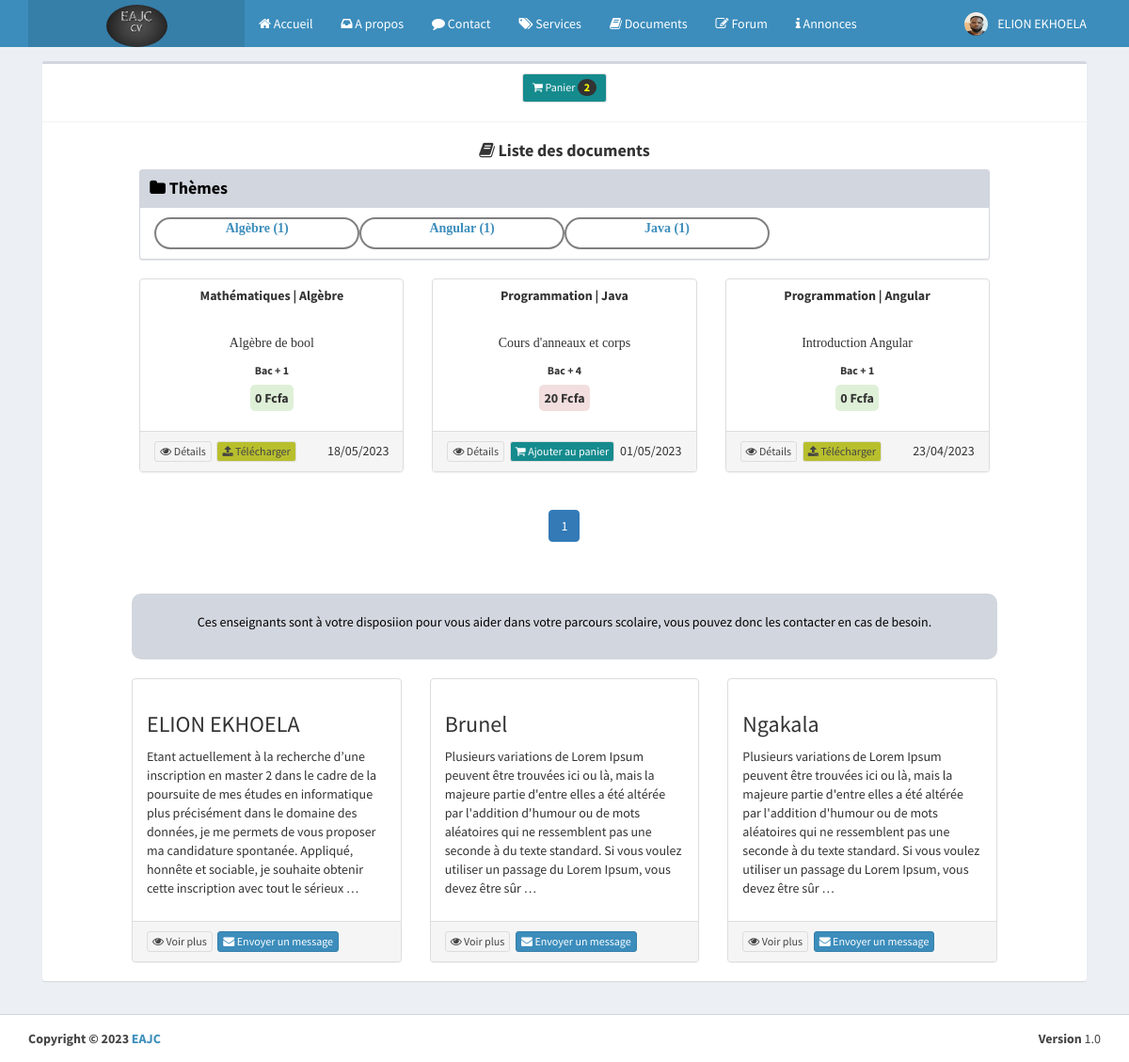
/cours/cours (signed in), run on the app's committed database.
### eab/models.py (models this page shows, shortened)
class Parametre(models.Model):
    appname=models.CharField(max_length=100)
    appeditor=models.CharField(max_length=200)
    phone=models.CharField(max_length=200, null=True)
    email=models.CharField(max_length=200, null=True)
    version=models.CharField(max_length=10, null=True)
    devise=models.CharField(max_length=10, null=True)
    COLORS=[
        ('primary','primary'),
        ('info','info'),
        ('success','success'),
        ('danger','danger'),
        ('secondary','secondary'),
        ('dark','dark'),
    ]
    theme=models.CharField(max_length=200, null=True, choices=COLORS)
    logo=models.ImageField(upload_to="media", null=True, blank=True)
    width_logo=models.CharField(max_length=3, null=True)
    height_logo=models.TextField(max_length=3, null=True)

class Profile(models.Model):
    user=models.OneToOneField(User, on_delete=models.CASCADE)
    phone=models.CharField(max_length=100)
    address=models.TextField()
    photo=models.ImageField(upload_to="media", null=True, blank=True)
    SEX=[
        ('Masculin','Masculin'),
        ('Feminin','Feminin')
    ]
    gender=models.CharField(max_length=100, null=True, choices=SEX)
    droitmes=models.BooleanField(default=False, null=True)
    status=models.BooleanField(default=False, null=True)
    apropos=models.TextField(null=True)
    profession=models.CharField(max_length=50, null=True)
    VARIABLE=[
        ('Visible','Visible'),
        ('Invisible','Invisible')
    ]
    vform=models.CharField(max_length=100, null=True, choices=VARIABLE, default="Visible")
    vep=models.CharField(max_length=100, null=True, choices=VARIABLE)
    vcomp=models.CharField(max_length=100, null=True, choices=VARIABLE)
    vaform=models.CharField(max_length=100, null=True, choices=VARIABLE)
    priority=models.BooleanField(null=True,default=False)

### forum/models.py (models this page shows)
class Composant(models.Model):
    discipline=models.ForeignKey(Discipline, on_delete=models.CASCADE, null=True)
    libelle=models.CharField(max_length=200)
    def __str__(self):
        return self.libelle

class Discipline(models.Model):
    libelle=models.CharField(max_length=200)
    def __str__(self):
        return self.libelle

### document/models.py (models this page shows)
class Cours(models.Model):
    user=models.ForeignKey(User, on_delete=models.CASCADE, null=False)
    discipline=models.ForeignKey(Discipline, on_delete=models.CASCADE, null=False)
    composant=models.ForeignKey(Composant, on_delete=models.CASCADE, null=False)
    file=models.FileField(upload_to="upload", null=False)
    title=models.CharField(max_length=100, null=True)
    LEVEL=[
        ('Baccalauréat','Baccalauréat'),
        ('Bac + 1','Bac + 1'),
        ('Bac + 2','Bac + 2'),
        ('Bac + 3','Bac + 3'),
        ('Bac + 4','Bac + 4'),
        ('Bac + 5','Bac + 5'),
        ('Bac + 6','Bac + 6'),
        ('Bac + 7','Bac + 7'),
    ]
    niveau=models.CharField(max_length=200, null=True, choices=LEVEL)
    comment=models.CharField(max_length=500, null=True)
    TP=[
        ('Gratuit','Gratuit'),
        ('Payant','Payant')
    ]
    type=models.CharField(max_length=100, null=True, choices=TP)
    price=models.IntegerField(default=0, null=True)
    date=models.DateField(auto_created=True)
    ST=[
        ('Traitement en cours','Traitement en cours'),
        ('Cours publié','Cours publié'),
        ('Cours non retenu','Cours non retenu')
    ]
    status=models.CharField(max_length=100, null=True, choices=ST, default="Traitement en cours")
    st=models.IntegerField(default=0,null=True)
    content=models.TextField(null=True)

### document/views.py (the view)
# urls.py: path("cours", cours, name="cours/cours"),
def cours(request):
    date=datetime.datetime.now()
    liste_cours=Cours.objects.values("composant_id").filter(status="Cours publié").annotate(effectif=Count("composant_id")).order_by("discipline_id")
    tabComposant=[]
    for item in liste_cours:
        dic={}
        composant=Composant.objects.get(id=item["composant_id"])
        dic["id"]=item["composant_id"]
        dic["libelle"]=composant.libelle
        dic["effectif"]=item["effectif"]
        tabComposant.append(dic)
    cours=Cours.objects.filter(status="Cours publié").order_by("-date")
    paginator = Paginator(cours, 12)
    num_page=request.GET.get('page')
    cours=paginator.get_page(num_page)
    try:
        panier=Panier.objects.get(user_id=request.user.id)
    except Exception as e:
        panier=None
    count=0
    if panier == None:
        pass
    else :
        cpanier=eval(panier.cquantite)
        for k in cpanier.items():
            count+=1
    context={
        "count":count,
        "composants":tabComposant,
        "cours":cours,
        "date":date,
        "userpriorities":userPriority(),
        "parametre":parametre(),
    }
    return render(request, "cours/cours.html", context)

### document/views.py (called while the page is built)
def parametre():
    try:
        parametre=Parametre.objects.all()[0]
    except Exception as e:
        parametre=None
    if parametre == None :
        return redirect("maintenance")
    else:
        return parametre

def userPriority():
    users=User.objects.all()
    tabUserPriority=[]
    count=0
    for user in users:
        try:
            if user.profile and user.profile.priority==1:
                if count <=2:
                    tabUserPriority.append(user)
                    count+=1
        except:
            pass
    return tabUserPriority

### document/templates/cours/cours.html (shortened to what this page needs)
{% extends 'global/base0.html' %}
{% block content %}
{% load static %}
<div class="content-wrapper">
    <div class="container">
        <section class="content">
            <div class="box box-default">
                <div class="box-header with-border">
                    <p class="mt-1 text-center" id="panier">
                        {% if count %}
                        <a href="{% url 'commande/panier' %}" class="btn btn-default btn-sm" style="background-color: rgb(21, 139, 142); color:white;"><i class="fa fa-shopping-cart"></i> Panier <b class="badge badge-danger" style="color: yellow;">{{ count }}</b></a>
                        {% else %}
                        <a class="btn btn-default btn-sm" style="background-color: rgb(21, 139, 142); color:white;"><i class="fa fa-shopping-cart"></i> Panier <b class="badge badge-danger">{{ count }}</b></a>
                        {% endif %}
                    </p>
                </div>
                <div class="box-body">
                    <div class="row">
                        <div class="col-md-10 col-md-offset-1">
                            <h4 align="center"><b><i class="fa fa-book"></i> Liste des documents</b></h4>
                              <div class="box box-solid box-default">
                                <div class="box-header">
                                    <h3 class="box-title">
                                        <a href="{% url 'cours/cours' %}" style="text-decoration: none; color: black;"><b><i class="fa fa-folder"></i> Thèmes</b></a>
                                    </h3>
                                </div>
                                <div class="box-body">
                                    <div class="row" style="margin-left: 5px; margin-right: 5px">
                                        {% for comp in composants %}
                                        <div class="col-lg-3 col-xs-6 desp" style="border-radius: 20px; border: 2px solid gray; ">
                                            <a href="#" id="{{ comp.id }}" class="ourview" style="text-decoration:none; font-family: Georgia, serif;">
                                            <p class="text-center"><b>{{ comp.libelle }} ({{ comp.effectif }})</b></p>
                                            </a>
                                        </div>
                                        {% endfor %}
                                    </div>
                                </div>
                            </div>
                            <div class="row" id="courseview">
                                {% for course in cours %}
                                <div class="col-md-4 col-lg-4 col-xs-6">
                                    <div class="panel panel-default h-100 shadow">
                                        <div class="panel-header bg-default">
                                            <h5 class="text-center"><b>{{ course.discipline }} | {{ course.composant }}</b></h5>
                                        </div>
                                        <div class="panel-body" style="border-radius: 10px;">
                                            <h5 class="text-center" style="font-family: Georgia, serif;">{{ course.title }}</h5>
                                            <p class="text-center"><small><b>{{ course.niveau }}</b></small></p>
                                            {% if course.type == "Payant" %}
                                            <p class="text-center"><b class="text-light bg-danger" style="padding:5px;border-radius: 5px;"> {{ course.price }} {{ parametre.devise }}</b></p>
                                            {% else %}
                                            <p class="text-center"><b class="text-light bg-success" style="padding:5px;border-radius: 5px;"> {{ course.price }} {{ parametre.devise }}</b></p>
                                            {% endif %}
                                        </div>
                                        <div class="panel-footer">
                                            <a class="btn btn-default btn-xs" href="{% url 'cours/details' course.id %}"><i class="fa fa-eye"></i> Détails</a>&nbsp;
                                            {% if request.user.is_authenticated %}
                                                {% if course.type == "Payant" %}
                                                <button class="btn btn-default btn-xs addpanier" id="{{ course.id }}" style="background-color: rgb(21, 139, 142); color:white;" href=""><i class="fa fa-shopping-cart"></i> Ajouter au panier</button>
                                                {% else %}
                                                <a href="{{ course.file.url }}" class="btn btn-default btn-xs" style="background-color: rgb(184, 191, 45);"><i class="fa fa-upload"></i> Télécharger</a>
                                                {% endif %}
                                            {% endif %}
                                            <span style="float: right;">{{ course.date|date:"d/m/Y" }}</span>
                                        </div>
                                    </div>
                                </div>
                                {% endfor %}
                                <div class="row">
                                    <div class="col-lg-4 col-lg-offset-4 text-center">
                                        <ul class="pagination">
                                            <li class="page-item active">
                                                <a class="page-link bg-dark" href="?page={{ cours.number }}">{{ cours.number }}</a>
                                            </li>
                                        </ul>
                                    </div>
                                </div>
                            </div>
                        </div>
                    </div>
                </div>
                <br>
                <div class="row">
                    <div class="col-md-10 col-md-offset-1">
                        {% include 'global/_slide.html' %}
                    </div>
                </div>
            </div>
        </section>
    </div>
</div>
{% endblock %}

### eab/templates/global/header.html (shortened to what this page needs)
{% load static %}
<header class="main-header">
    <nav class="navbar navbar-static-top">
      <div class="container">
        <div class="navbar-header">
            <a href="{% url 'home' %}" class="logo">
                {% if parametre.logo %}
                <img class="img-circle" src="{{ parametre.logo.url }}" width="{{ parametre.width_logo }}" height="{{ parametre.height_logo }}" alt="EAJC">
                {% else %}
                <h3><b>EAJC</b></h3>
                {% endif %}
            </a>
        </div>
        <div class="collapse navbar-collapse pull-left" id="navbar-collapse">
          <ul class="nav navbar-nav">
            <li><a href="{% url 'home' %}"><i class="fa fa-home"></i> Accueil </a></li>
            <li><a href="{% url 'contact/apropos' %}"><i class="fa fa-inbox"></i> A propos</a></li>
            <li><a href="{% url 'contact/contact' %}"><i class="fa fa-comment"></i> Contact</a></li>
            <li><a href="{% url 'contact/services' %}"><i class="fa fa-tags"></i> Services</a></li>
            <li><a href="{% url 'cours/cours' %}"><i class="fa fa-book"></i> Documents</a></li>
            {% if request.user.is_authenticated %}
            <li><a href="{% url 'question/questions' %}"><i class="fa fa-edit"></i> Forum</a></li>
            {% else %}
            <li>
              <a href="#" data-toggle="modal" data-target="#ForumModal"><i class="fa fa-edit"></i> Forum</a>
            </li>
            {% endif %}
            <li><a href="{% url 'annonce/annonce' %}"><i class="fa fa-info"></i> Annonces</a></li>
          </ul>
        </div>
          <div class="navbar-custom-menu">
            <ul class="nav navbar-nav">
              {% if request.user.is_authenticated %}
              <li class="dropdown user user-menu">
                <a href="#" class="dropdown-toggle" data-toggle="dropdown">
                  {% if user.profile.photo %}
                        <img class="user-image" src="{{ user.profile.photo.url }}" alt="User Image">
                    {% else %}
                        <img class="user-image" width="60" height="60" src="{% static 'dist/img/user.png' %}" alt="...">
                    {% endif %}
                  <span class="hidden-xs">{{ user.last_name }}</span>
                </a>
              </li>
              {% endif %}
            </ul>
          </div>
      </div>
    </nav>
  </header>

### eab/templates/global/_slide.html
<div class="bg-gray text-center" style="padding-top: 20px;padding-bottom: 20px; border-radius: 10px;">
    <div class="card-body"><p class="text-white m-0">Ces enseignants sont à votre disposiion pour vous aider dans votre parcours scolaire, vous pouvez donc les contacter en cas de besoin.</p></div>
</div>
<br>
<div class="row">
    {% for user in userpriorities %}
    <div class="col-md-4">
        <div class="panel panel-default h-100">
            <div class="panel-body box-shadow">
                <h3 class="card-title">{{ user.last_name }}</h3>
                <p class="card-text">{{ user.profile.apropos|truncatewords:50 }}</p>
            </div>
            <div class="panel-footer">
                <a class="btn btn-default btn-xs" href="{% url 'cv/cv' user.id %}"><i class="fa fa-eye"></i> Voir plus</a>&nbsp;
                {% if user.profile.droitmes == 1 %}
                <a href="{% url 'contact/contactuser' user.id %}" class="btn btn-primary btn-xs"><i class="fa fa-envelope"></i> Envoyer un message</a>
                {% endif %}
            </div>
        </div>
    </div>
    {% endfor %}
</div>

### eab/templates/global/footer.html
<footer class="main-footer">
    <div class="container">
      <div class="pull-right hidden-xs">
        <b>Version</b> {{parametre.version}}
      </div>
      <strong>Copyright &copy; 2023 <a href="">{{parametre.appname}}</a></strong>
    </div>
</footer>

### data on the page
Parametre: logo (picture), devise "Fcfa", version "1.0", appname "EAJC"
Composant: libelle "Algèbre"
Composant: libelle "Angular"
Composant: libelle "Java"
Cours: discipline "Mathématiques", composant "Algèbre", title "Algèbre de bool", niveau "Bac + 1", price "0", date "18/05/2023"
Cours: discipline "Programmation", composant "Java", title "Cours d'anneaux et corps", niveau "Bac + 4", price "20", date "01/05/2023"
Cours: discipline "Programmation", composant "Angular", title "Introduction Angular", niveau "Bac + 1", price "0", date "23/04/2023"

### other printed values
{{ user.last_name }} "ELION EKHOELA"
{{ count }} "2"
{{ comp.effectif }} "1" "1" "1"
{{ cours.number }} "1"
{{ user.last_name }} "Brunel"
{{ user.last_name }} "Ngakala"
